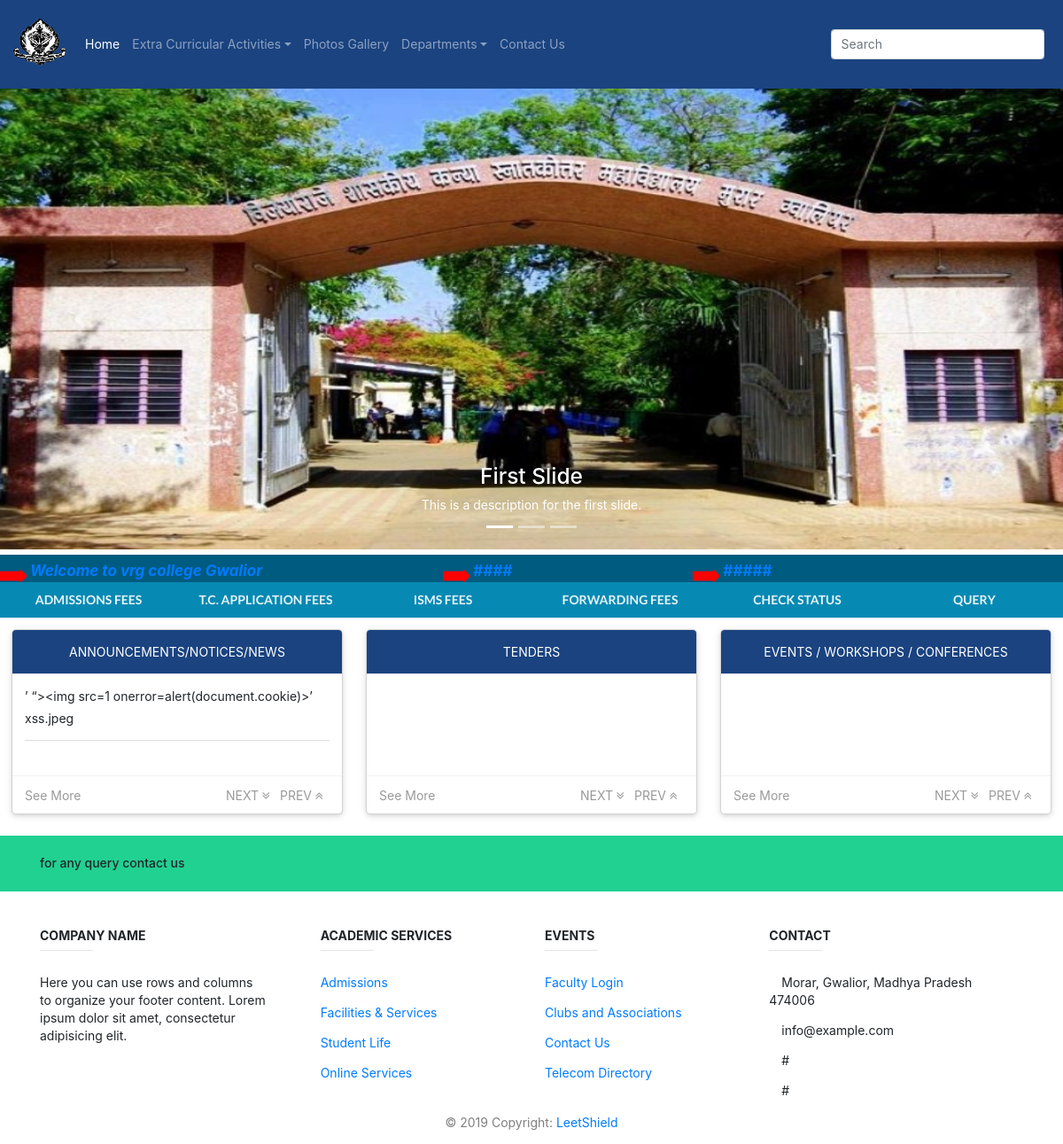
The app's page /, older data.
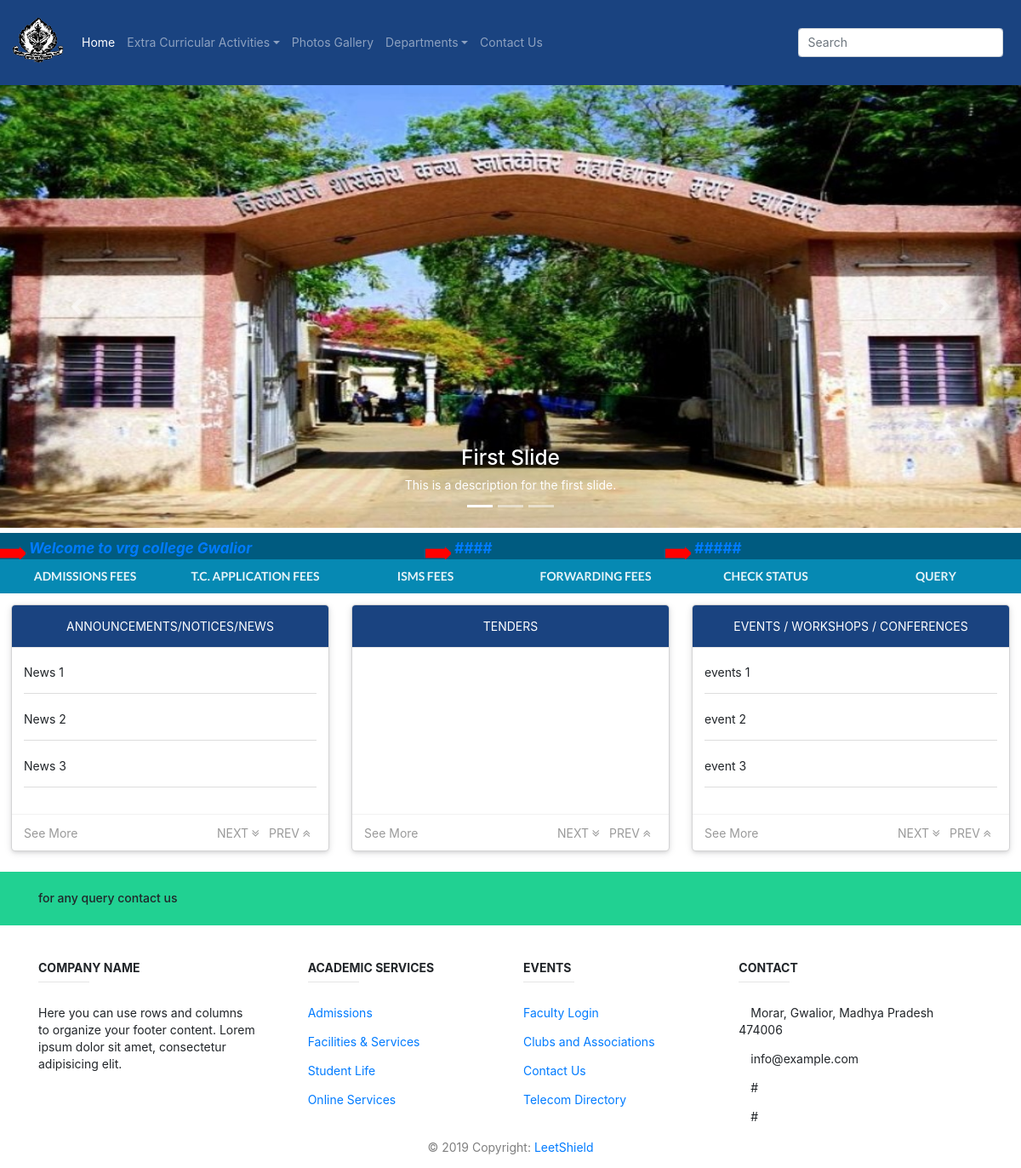
The same page, newer data.
### blog/models.py (models this page shows, shortened)
class Post(models.Model):
    author = models.ForeignKey(settings.AUTH_USER_MODEL, on_delete=models.CASCADE)
    title = models.CharField(max_length=200)
    text = models.TextField()
    created_date = models.DateTimeField(default=timezone.now)
    update_type = models.CharField(max_length=20, choices=category, default='News')

### blog/views.py (the view)
# urls.py: path('', views.post_list, name='post_list'),
def post_list(request):
    context = {
        'x1' : Post.objects.filter(update_type='News'),
        'x2' : Post.objects.filter(update_type='Tender'),
        'x3' : Post.objects.filter(update_type='Events'),
        'x4' : Post.objects.filter(update_type='other')
        }
    return render(request, 'blog/index.html',context)

### blog/templates/blog/index.html (shortened to what the changed rows need)
{% extends 'blog/base.html' %}
{% load static %}
{% block content %}
    <div class="ui equal width grid stackable newsboxgrid" style="padding-bottom: 25px;margin-left: 0; margin-right: 0">
      <div class="column centered">
        <div class="ui raised fluid card panel">
          <div class="description content newsbox">
            <ul class="demo1" style="list-style: none;">
                 {% for n in x1 %}
              <li class="comment">{{ n.title }}<button class="voice" id="s101" style="width:30px;height:20px;background-color: Transparent;border:none;"></button>
                <div class="ui divider"></div>
              </li>
              {% endfor %}
            </ul>
          </div>
        </div>
      </div>
      <div class="column centered">
        <div class="ui raised fluid card panel">
          <div class="content bg-indigo">
            <div class="text-center white">
            </div>
          </div>
          <div class="description content newsbox">
            <ul class="demo3" style="list-style: none;">
              {% for e in x3 %}
              <li class="comment">{{ e.title }}<button class="voice" id="s301" style="width:30px;height:20px;background-color: Transparent;border:none;"></button>
                <div class="ui divider"></div>
              </li>
              {% endfor %}
            </ul>
             </div>
          <div class="extra content panel-footer"> <a href="#">See
              More</a>
          </div>
        </div>
      </div>
    </div>
</body>
{% endblock content %}

Row changes from the older to the newer data that the page shows:
removed Post: title "’ “><img src=1 onerror=alert(document.cookie)>’ xss.jpeg", shown under "First Slide"
added Post: title "News 1", shown under "First Slide"
added Post: title "News 2", shown under "First Slide"
added Post: title "News 3", shown under "First Slide"
added Post: title "events 1"
added Post: title "event 2"
added Post: title "event 3"
